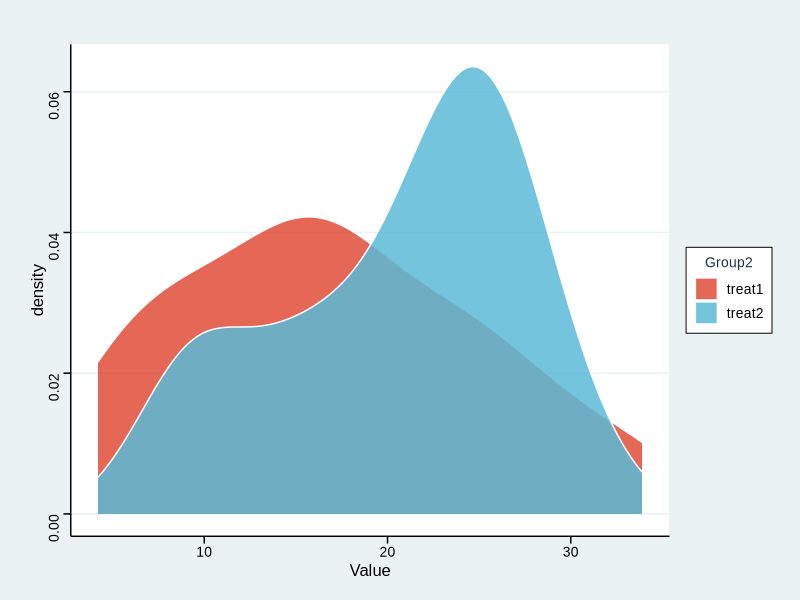

Write the R code that produced this figure.
## ---- chunk 1
# 安装包
if (!requireNamespace("ggplot2", quietly = TRUE)) {
  install.packages("ggplot2")
}
if (!requireNamespace("ggthemes", quietly = TRUE)) {
  install.packages("ggthemes")
}

# 加载包
library(ggplot2)
library(ggthemes)
## ---- chunk 2
# 加载数据
data <- read.delim("files/Hiplot/040-density-data.txt", header = T)

# 整理数据格式
data[,2] <- factor(data[,2], levels = unique(data[,2]))

# 查看数据
head(data)
## ---- chunk 3
#| label: fig-1Density
#| fig-cap: "密度图"
#| out.width: "95%"
#| fig-height: 4
#| fig-width: 6
#| warning: false
#| message: false

# 密度图
data["group_add_by_code"] <- "g1"

p <- ggplot(data, aes_(as.name(colnames(data[1])))) +
  geom_density(col = "white", alpha = 0.85,
               aes_(fill = as.name(colnames(data[2])))) +
  ggtitle("") +
  scale_fill_manual(values = c("#e04d39","#5bbad6")) +
  theme_stata() +
  theme(text = element_text(family = "Arial"),
        plot.title = element_text(size = 12,hjust = 0.5),
        axis.title = element_text(size = 12),
        axis.text = element_text(size = 10),
        axis.text.x = element_text(angle = 0, hjust = 0.5,vjust = 1),
        legend.position = "right",
        legend.direction = "vertical",
        legend.title = element_text(size = 10),
        legend.text = element_text(size = 10))

p
